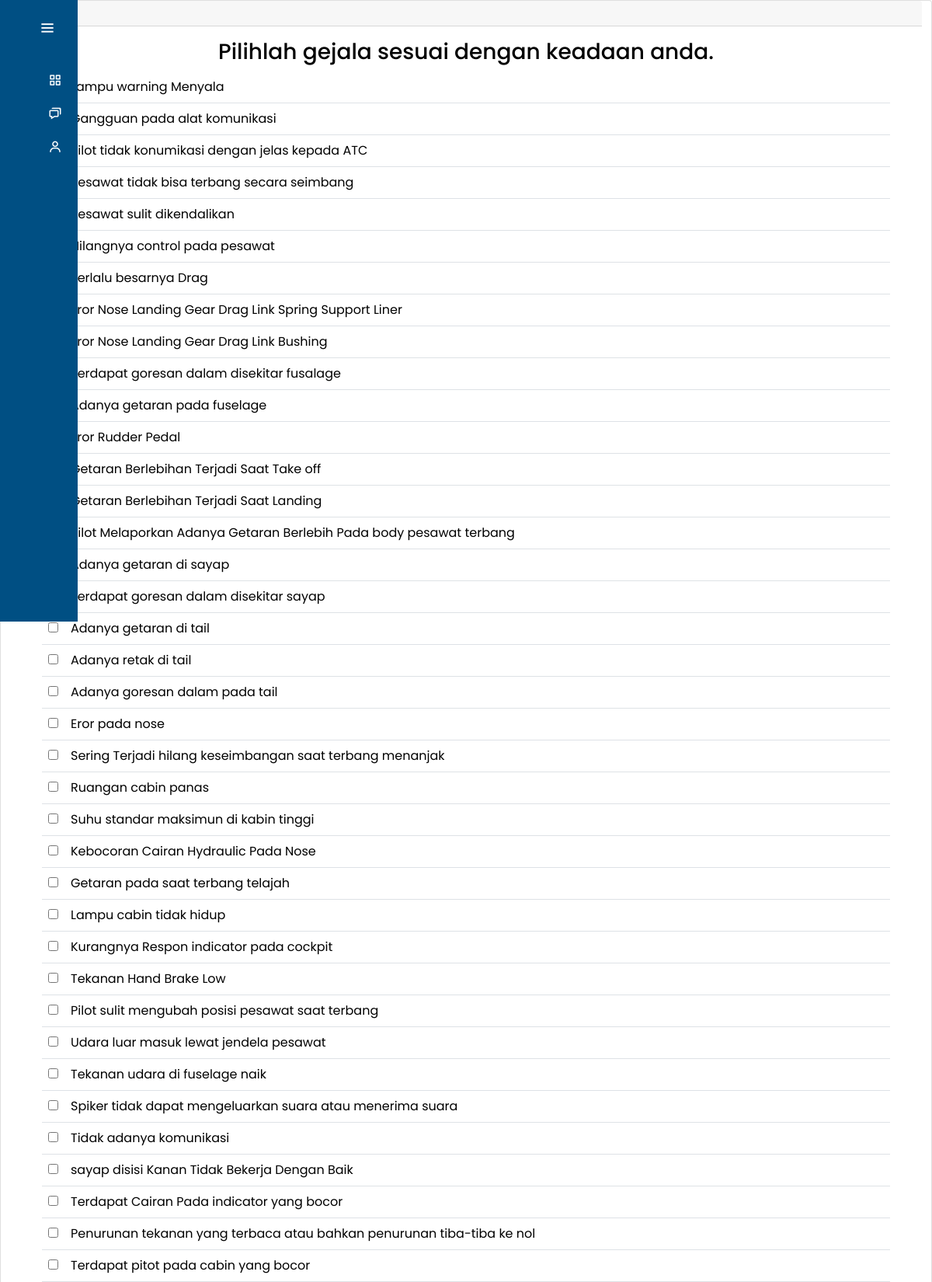
The page / (upper part) on the database its author committed.
### tables this page shows
CREATE TABLE `gejala` (
  `ID_Gejala` int(11) NOT NULL,
  `Nama_Gejala` varchar(255) DEFAULT NULL
);

### identifikasi.php (the view, shortened to what this page needs)
<?php
include "koneksi.php";
?>
<!DOCTYPE html>
<html lang="en">
<body>
    <div class="card mb-4">
        <a href="#" class="d-block card-header py-3" aria-expanded="true" aria-controls="collapseCardExample">
        </a>
        <div class="d-block card-body py-3">
            <div class="collapse show" id="collapseCardExample">
                <div class="row ">
                    <div class="col-lg-12">
                        <section class="container justify-content-center">
                            <form method="POST" action="proses.php">
                                <table class="table table-condensed table-hover">
                                    <div id="view">
                                        <h3 align="center" style="color:black;">Pilihlah gejala sesuai dengan keadaan anda.</h3>
                                    </div>
                                    <?php
                                    $sg = mysqli_query($con, "select * from gejala");
                                    while ($dg = mysqli_fetch_array($sg)) {
                                        echo
                                        "<tr>
                                        <td class='text-center'  width='2%'><input type='checkbox' name='gejala[]' ID_Gejala='item[]' value='$dg[ID_Gejala]'></td>
										<td class='text-left text-error' style='color:black;' width='98%'>$dg[Nama_Gejala]</td>
                                    </tr>";
                                    }
                                    ?>
                                </table>
                            </form>
                    </div>
                </div>
            </div>
        </div>
    </div>
    <br><br><br><br>
</body>
</html>

### style.css (style rules this page uses)
:root { --color-default:#004f83; --color-second:#0067ac; --color-white:#fff; --color-body:#e4e9f7; --color-light:#e0e0e0; }
* { padding: 0%; margin: 0%; box-sizing: border-box; font-family: 'Poppins', sans-serif; }
body { min-height: 100vh; }

### rows shown on the page
gejala: Nama_Gejala "Lampu warning Menyala"
gejala: Nama_Gejala "Gangguan pada alat komunikasi"
gejala: Nama_Gejala "Pilot tidak konumikasi dengan jelas kepada ATC"
gejala: Nama_Gejala "Pesawat tidak bisa terbang secara seimbang"
gejala: Nama_Gejala "Pesawat sulit dikendalikan"
gejala: Nama_Gejala "Hilangnya control pada pesawat"
gejala: Nama_Gejala "Terlalu besarnya Drag"
gejala: Nama_Gejala "Eror Nose Landing Gear Drag Link Spring Support Liner"
gejala: Nama_Gejala "Eror Nose Landing Gear Drag Link Bushing"
gejala: Nama_Gejala "Terdapat goresan dalam disekitar fusalage"
gejala: Nama_Gejala "Adanya getaran pada fuselage"
gejala: Nama_Gejala "Eror Rudder Pedal"
gejala: Nama_Gejala "Getaran Berlebihan Terjadi Saat Take off"
gejala: Nama_Gejala "Getaran Berlebihan Terjadi Saat Landing"
gejala: Nama_Gejala "Pilot Melaporkan Adanya Getaran Berlebih Pada body pesawat terbang"
gejala: Nama_Gejala "Adanya getaran di sayap"
gejala: Nama_Gejala "Terdapat goresan dalam disekitar sayap"
gejala: Nama_Gejala "Adanya getaran di tail"
gejala: Nama_Gejala "Adanya retak di tail"
gejala: Nama_Gejala "Adanya goresan dalam pada tail"
gejala: Nama_Gejala "Eror pada nose"
gejala: Nama_Gejala "Sering Terjadi hilang keseimbangan saat terbang menanjak"
gejala: Nama_Gejala "Ruangan cabin panas"
gejala: Nama_Gejala "Suhu standar maksimun di kabin tinggi"
gejala: Nama_Gejala "Kebocoran Cairan Hydraulic Pada Nose"
gejala: Nama_Gejala "Getaran pada saat terbang telajah"
gejala: Nama_Gejala "Lampu cabin tidak hidup"
gejala: Nama_Gejala "Kurangnya Respon indicator pada cockpit"
gejala: Nama_Gejala "Tekanan Hand Brake Low"
gejala: Nama_Gejala "Pilot sulit mengubah posisi pesawat saat terbang"
gejala: Nama_Gejala "Udara luar masuk lewat jendela pesawat"
gejala: Nama_Gejala "Tekanan udara di fuselage naik"
gejala: Nama_Gejala "Spiker tidak dapat mengeluarkan suara atau menerima suara"
gejala: Nama_Gejala "Tidak adanya komunikasi"
gejala: Nama_Gejala "sayap disisi Kanan Tidak Bekerja Dengan Baik"
gejala: Nama_Gejala "Terdapat Cairan Pada indicator yang bocor"
gejala: Nama_Gejala "Penurunan tekanan yang terbaca atau bahkan penurunan tiba-tiba ke nol"
gejala: Nama_Gejala "Terdapat pitot pada cabin yang bocor"
